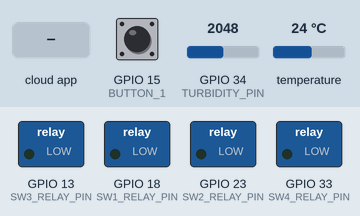
A sketch run on a simulated ESP32. Parts: switched loads named in the sketch (green lamp = pin HIGH). Inputs (shaded band) come from the test bench; at power-on: GPIO 15 (BUTTON_1) HIGH, GPIO 34 (TURBIDITY_PIN) = 2048, temperature 24 °C.

Above: at 1.2 s.
1.3 s: GPIO 15 (BUTTON_1) pulled LOW for 1 s
At 3.3 s:
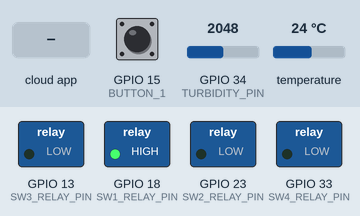
3.8 s: the phone or cloud app sets fish_feeder to 1
At 4.7 s:
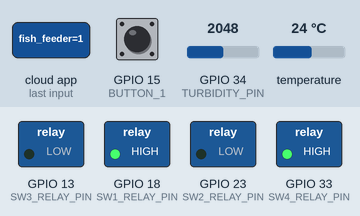
5.3 s: the phone or cloud app sets filtration_pump to 0
At 5.9 s:
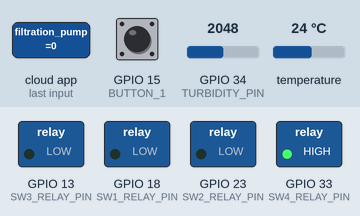
6.8 s: the phone or cloud app sets filtration_pump to 1
At 8.1 s:
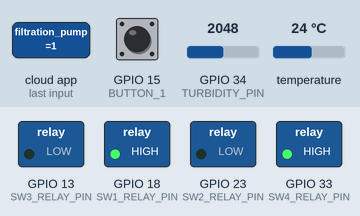
8.4 s: GPIO 15 (BUTTON_1) pulled LOW for 3.2 s
At 11.9 s:
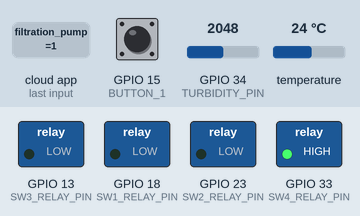
Timing chart, 0 to 13.4 s (numbered marks = the images above; inputs shaded):
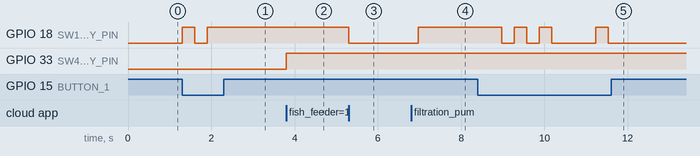

Measured:
- after the input at 1.3 s, GPIO 18 (SW1_RELAY_PIN): LOW → HIGH at once, → LOW 0.30 s later, → HIGH 0.30 s later
- after the input at 3.8 s, GPIO 33 (SW4_RELAY_PIN): LOW → HIGH at once
- after the input at 5.3 s, GPIO 18 (SW1_RELAY_PIN): HIGH → LOW at once
- after the input at 6.8 s, GPIO 18 (SW1_RELAY_PIN): LOW → HIGH after 0.17 s
- after the input at 8.4 s, GPIO 18 (SW1_RELAY_PIN): goes LOW 0.30 s, HIGH 0.30 s, LOW 0.30 s, HIGH 0.30 s, LOW 1.1 s, HIGH 0.30 s, then LOW, starting after 0.57 s

The sketch:

aquaculture_project1.ino
```cpp
#include <WiFi.h>
#include <ThingerESP32.h>
#include <OneWire.h>           // Required for DS18B20 temperature sensor
#include <DallasTemperature.h> // Temperature sensor library

// --- THINGER.IO CREDENTIALS ---
#define USERNAME "*******"
#define DEVICE_ID "*******"
#define DEVICE_CREDENTIAL "******"

// --- NETWORK CONFIGURATION ---
#define SSID "********"
#define SSID_PASSWORD "*********"

ThingerESP32 thing(USERNAME, DEVICE_ID, DEVICE_CREDENTIAL);


#define SW1_RELAY_PIN 18  // Relay 1: Water Filtration Pump
#define SW2_RELAY_PIN 23  // Relay 2: Aerator / Oxygen Pump
#define SW3_RELAY_PIN 13  // Relay 3: Water Heater
#define SW4_RELAY_PIN 33  // Relay 4: Automated Fish Feeder

#define BUTTON_1 15
#define BUTTON_2 5
#define BUTTON_3 14
#define BUTTON_4 25


#define TURBIDITY_PIN 34   // Analog Input for Turbidity Sensor
#define TEMPERATURE_PIN 4  // Digital Input for DS18B20 Temperature Sensor

OneWire oneWire(TEMPERATURE_PIN);
DallasTemperature sensors(&oneWire);


float tank_temperature = 0.0;
int tank_turbidity = 0;

void setup()
{
  Serial.begin(115200);
  sensors.begin();


  pinMode(SW1_RELAY_PIN, OUTPUT); digitalWrite(SW1_RELAY_PIN, LOW);
  pinMode(SW2_RELAY_PIN, OUTPUT); digitalWrite(SW2_RELAY_PIN, LOW);
  pinMode(SW3_RELAY_PIN, OUTPUT); digitalWrite(SW3_RELAY_PIN, LOW);
  pinMode(SW4_RELAY_PIN, OUTPUT); digitalWrite(SW4_RELAY_PIN, LOW);


  pinMode(BUTTON_1, INPUT_PULLUP);
  pinMode(BUTTON_2, INPUT_PULLUP);
  pinMode(BUTTON_3, INPUT_PULLUP);
  pinMode(BUTTON_4, INPUT_PULLUP);


  thing.add_wifi(SSID, SSID_PASSWORD);


  thing["aquaculture_telemetry"] >> [](pson& out)
  {
    out["temperature"] = tank_temperature;
    out["turbidity"] = tank_turbidity;
  };


  thing["filtration_pump"] << [](pson& in)
  {
    if(in.is_empty()) in = (digitalRead(SW1_RELAY_PIN) == HIGH);
    else digitalWrite(SW1_RELAY_PIN, in ? HIGH : LOW);
  };


  thing["fish_feeder"] << [](pson& in){
    if(in.is_empty()) in = (digitalRead(SW4_RELAY_PIN) == HIGH);
    else digitalWrite(SW4_RELAY_PIN, in ? HIGH : LOW);
  };
}

void loop()
{
  thing.handle();

  static unsigned long last_sampling_time = 0;
  if (millis() - last_sampling_time > 2000)
  {
    last_sampling_time = millis();


    sensors.requestTemperatures();
    tank_temperature = sensors.getTempCByIndex(0);


    tank_turbidity = analogRead(TURBIDITY_PIN);


    if (tank_turbidity > 2500)
    {
      digitalWrite(SW1_RELAY_PIN, HIGH);
    }
  }


  if (digitalRead(BUTTON_1) == LOW)
  {
    digitalWrite(SW1_RELAY_PIN, !digitalRead(SW1_RELAY_PIN));
    delay(300);
  }
}
```
